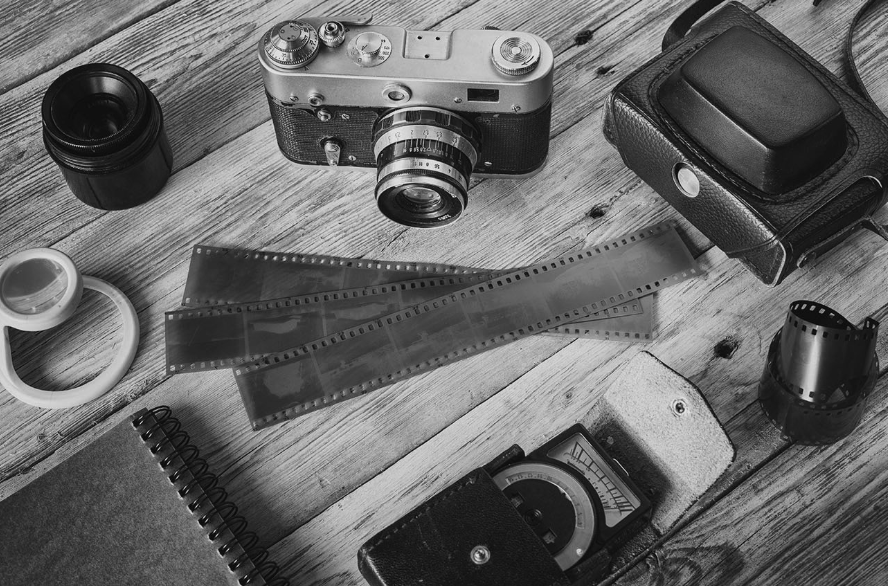
#> input picture week2/demo.jpg, 888 x 586 px
$ python hist_eq.py
#> lines starting #> are read from the running program, lines starting #| are printed output that depends on the picture
'''Histogram equalization is a method in image processing of contrast adjustment using the image’s histogram.
This method usually increases the global contrast of many images, especially when the usable data
of the image is represented by close contrast values. Through this adjustment, the intensities can
be better distributed on the histogram. This allows for areas of lower local contrast to gain a higher
 contrast. Histogram equalization accomplishes this by effectively spreading out the most frequent
intensity values. The method is useful in images with backgrounds and foregrounds that are
 both bright or both dark.
'''
import cv2 as cv
import numpy as np

img = cv.imread('demo.jpg',0)
#> img is the input picture: shape (586, 888); min 4, max 233, mean 103.1

equ = cv.equalizeHist(img)
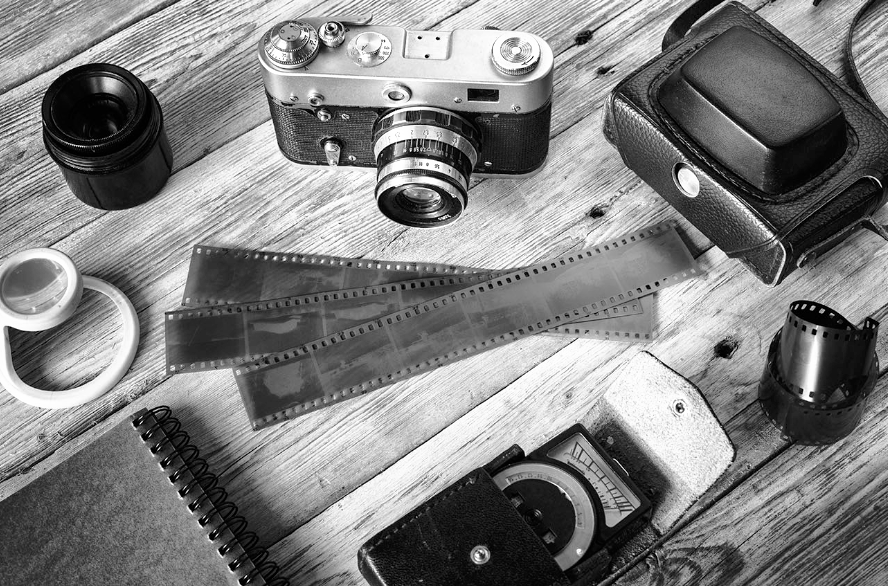
#> equ: shape (586, 888); min 0, max 255, mean 128.2
res = np.hstack((img, equ))
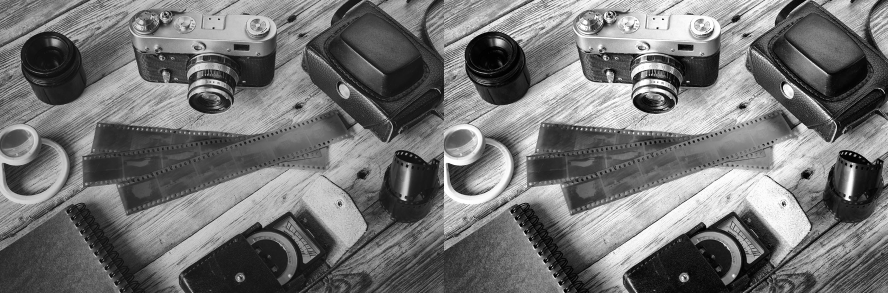
#> res: shape (586, 1776) (shown at 1/2 size); min 0, max 255, mean 115.7

cv.imshow('histogram equalization', res)

cv.waitKey(0)
